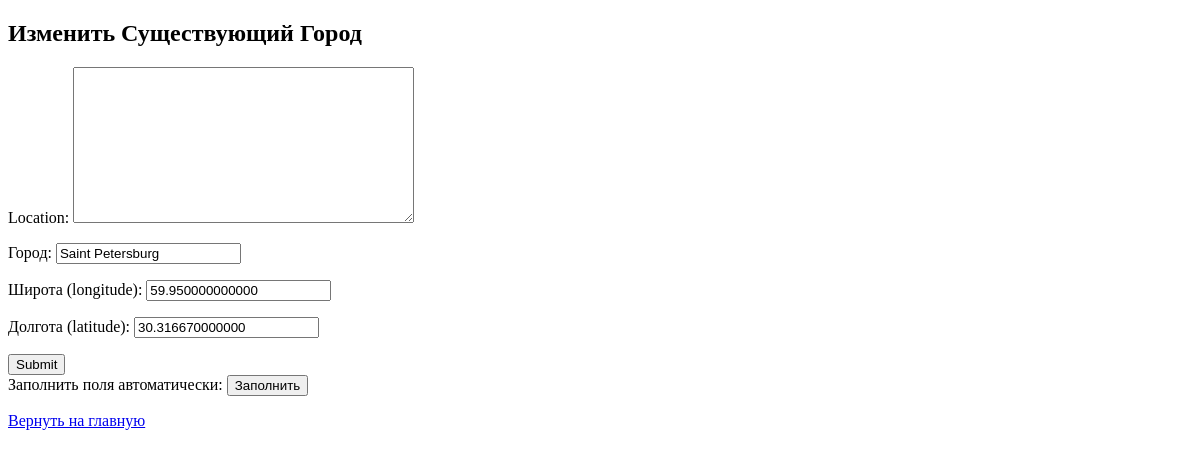
The app's page /update-city/35/ (signed in), older data.
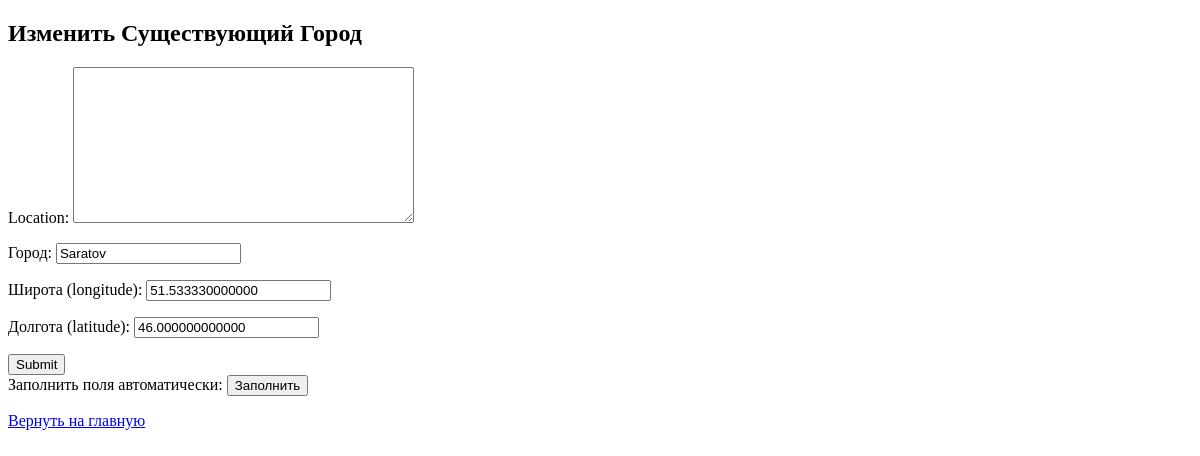
The same page, newer data.
### simetra_app/models.py (models this page shows, shortened)
class City(models.Model):
    class Meta:
        verbose_name_plural = 'Cities'
    name = models.CharField(max_length=100)
    longitude = models.DecimalField(max_digits=15, decimal_places=12, default=0)
    latitude = models.DecimalField(max_digits=15, decimal_places=12, default=0)

### simetra_app/views.py (the view)
# urls.py: path('update-city/<str:city_id>/', views.update_city, name='update-city'),
@login_required(login_url='simetra_app:staff-login')
def update_city(request, city_id):
    city = get_object_or_404(City, pk=city_id)
    city_form = CityForm(instance=city)
    location_of_city_form = LocationOfCityForm()
    context = {
        'city_form': city_form,
        'location_of_city_form': location_of_city_form,
        'title': 'Изменить Существующий Город',
    }
    if request.method == 'POST':
        city_form = CityForm(request.POST, instance=city)
        if city_form.is_valid():
            city_form.save()
    return render(request, 'simetra_app/create-or-update-city.html', context)

### simetra_app/forms.py
class CityForm(forms.ModelForm):
    class Meta:
        model = City
        fields = '__all__'

class LocationOfCityForm(forms.ModelForm):
    class Meta:
        model = LocationOfCity
        fields = '__all__'

### simetra_app/templates/simetra_app/create-or-update-city.html (shortened to what this page needs)
{% load static %}
{% load mapbox_location_field_tags %}
<!DOCTYPE html>
<html lang="en">
  <head>
  </head>
  <body>
    <main>
      <h2>{{ title }}</h2>
      <form method="POST">
        {{ location_of_city_form }}
        <p>Город: {{ city_form.name }}</p>
        <p>Широта (longitude): {{ city_form.longitude }}</p>
        <p>Долгота (latitude): {{ city_form.latitude }}</p>
        <input type="submit" value="Submit" />
      </form>
      Заполнить поля автоматически:
      <button name="sumbit-new-city">Заполнить</button>
      <p>
        <a href="{% url 'simetra_app:customization' %}">Вернуть на главную</a>
      </p>
    </main>
  </body>
</html>

Row changes from the older to the newer data that the page shows:
changed City: name "Saint Petersburg" → "Saratov"; longitude "59.950000000000" → "51.533330000000"; latitude "30.316670000000" → "46.000000000000"
